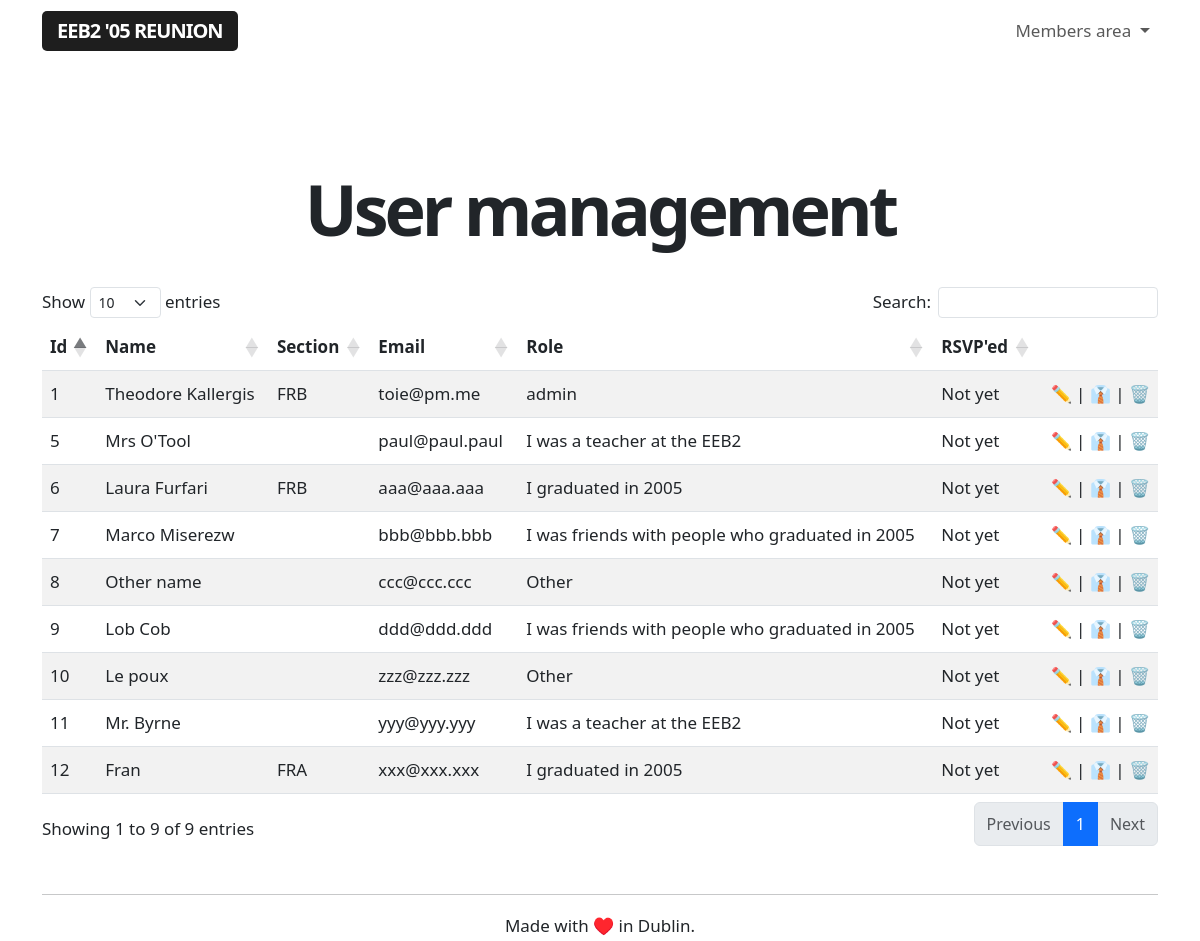
Before: /admin/users (signed in) with the older database file.
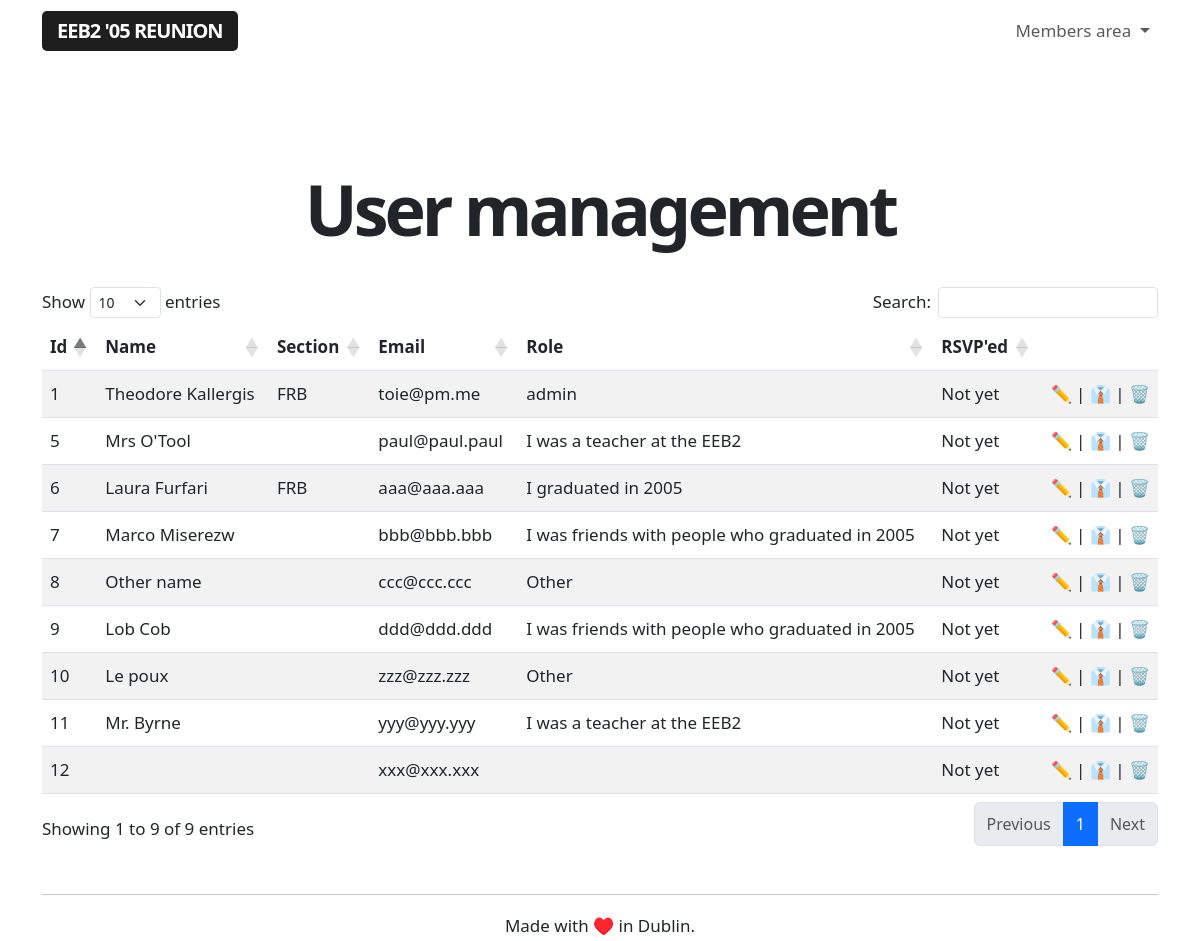
After: the same page with the newer database file.
### app/models.py (models this page shows, shortened)
class User(UserMixin, db.Model):
    id = db.Column(db.Integer, primary_key=True)
    username = db.Column(db.String(64), index=True, unique=True)
    name = db.Column(db.String(64), index=True, unique=False)
    section = db.Column(db.String(64), index=True, unique=False)
    email = db.Column(db.String(120), index=True, unique=True)
    password_hash = db.Column(db.String(128))
    role = db.Column(db.String(64), index=True, unique=False)
    rsvp = db.Column(db.String(64), index=True, unique=False)
    facebook = db.Column(db.String(64), index=True, unique=False)
    twitter = db.Column(db.String(64), index=True, unique=False)
    instagram = db.Column(db.String(64), index=True, unique=False)
    linkedin = db.Column(db.String(64), index=True, unique=False)
    snapchat = db.Column(db.String(64), index=True, unique=False)
    reddit = db.Column(db.String(64), index=True, unique=False)
    mastodon = db.Column(db.String(64), index=True, unique=False)
    tiktok = db.Column(db.String(64), index=True, unique=False)

### app/routes.py (the view)
@app.route('/admin/users', methods=['GET'])
@login_required
def adminusermanagement():
    if current_user.role == 'admin':
        users = User.query.order_by(User.id.asc())
    else:
        flash('This is a restricted area.')
        return redirect(url_for('index'))
    return render_template("user_management.html", title='User management',
        users=users)

### app/models.py (called while the page is built)
@login.user_loader
def load_user(id):
    return User.query.get(int(id))

### app/templates/user_management.html (shortened to what this page needs)
{% extends "base.html" %}
{% block content %}
<div class="title">
    <h1>User management</h1>
</div>
<br>
<br>
<table id="usermanagementtable" class="table table-striped">
  <thead>
    <tr>
        <th>Id</th>
        <th>Name</th>
        <th>Section</th>
        <th>Email</th>
        <th>Role</th>
        <th>RSVP'ed</th>
        <th></th>
    </tr>
  </thead>
  <tbody>
    {% for user in users %}
        {% include '_users.html' %}
    {% endfor %}
  </tbody>
</table>
{% endblock %}

### app/templates/_users.html
<tr>
    <td>{{ user.id }}</td>
    <td>{{ user.name }}</td>
    <td>{{ user.section }}</td>
    <td>{{ user.email }}</td>
    <td>{{ user.role }}</td>
    <td>{{ user.rsvp }}</td>
        <td class="aligniconsright"><a class="nolinkdecoration" href="{{ url_for('user', userid = user.id) }}">✏️</a> | <a class="nolinkdecoration" href="{{ url_for('toggleadmin', userid = user.id) }}">👔</a> | <a class="nolinkdecoration" href="{{ url_for('delete_user', userid=user.id) }}">🗑️</a></td>
</tr>

Changed rows visible on the page:
changed User "xxx@xxx.xxx": name "Fran" → (not shown); section "FRA" → (not shown); role "I graduated in 2005" → (not shown)
